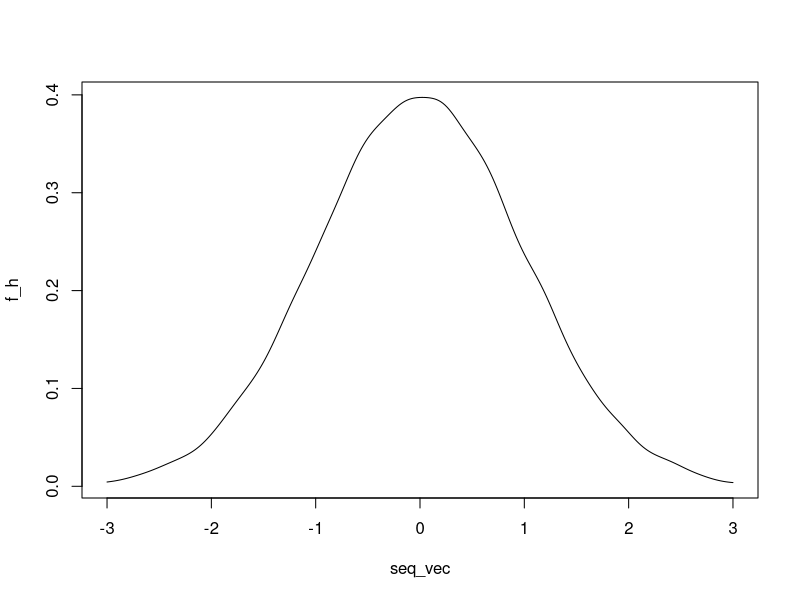

Write the R code that produced this figure.
gausian_kernel = function(u){
  (1 / sqrt(2 * pi)) * exp(- (u^2 / 2))
}

kernel_density = function(x, x_vec, h){
  n = length(x_vec)
  
  if(h == 0){
    h = 1.06 * sqrt((1 / n) * sum((x_vec - mean(x_vec)) ^2)) * n ^ -(1 / 5)
  }
  
  sum(gausian_kernel((x - x_vec) / h)) * (1 / n) * (1 / h)
}

x_norm = rnorm(50000) 
seq_vec = seq(-3, 3, 0.02)



f_h = sapply(seq_vec, kernel_density,  x_vec = x_norm, h = 0)
plot(seq_vec, f_h, type = "l")
